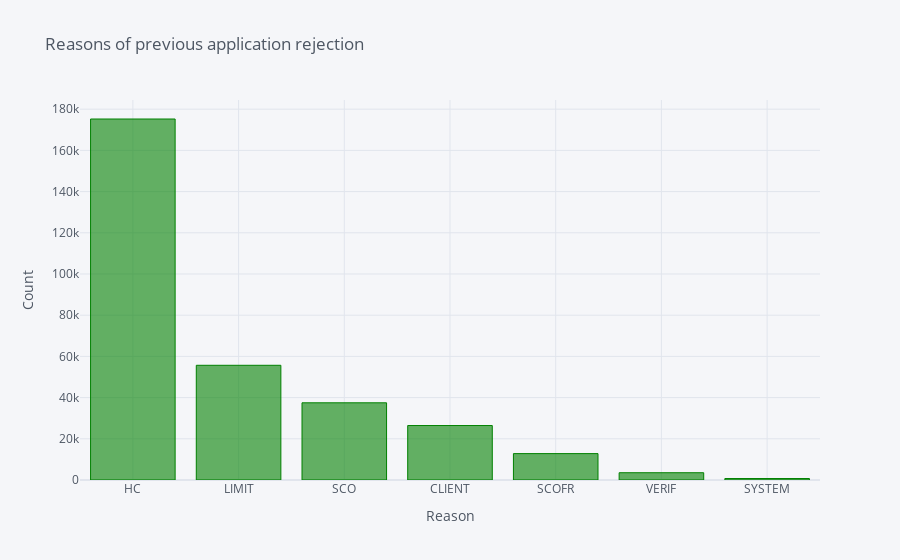

The code cell stored with this chart in its notebook:
### Code cell
# Reasons of previous application rejection
temp = application_data_prev["CODE_REJECT_REASON"].value_counts()
temp.iplot(kind='bar', xTitle = 'Reason', yTitle = "Count", title = 'Reasons of previous application rejection', colors=['Green'])

### Figure 1 — Plotly figure (JSON) as saved in the notebook; plotly's stock layout.template omitted (floating-point values rounded to 4 significant figures)
{"data": [{"marker": {"color": "rgba(0, 128, 0, 0.6)", "line": {"color": "rgba(0, 128, 0, 1.0)", "width": 1}}, "name": "CODE_REJECT_REASON", "orientation": "v", "text": "", "type": "bar", "x": ["HC", "LIMIT", "SCO", "CLIENT", "SCOFR", "VERIF", "SYSTEM"], "y": [175231, 55680, 37467, 26436, 12811, 3535, 717]}], "layout": {"legend": {"bgcolor": "#F5F6F9", "font": {"color": "#4D5663"}}, "paper_bgcolor": "#F5F6F9", "plot_bgcolor": "#F5F6F9", "title": {"font": {"color": "#4D5663"}, "text": "Reasons of previous application rejection"}, "xaxis": {"gridcolor": "#E1E5ED", "showgrid": true, "tickfont": {"color": "#4D5663"}, "title": {"font": {"color": "#4D5663"}, "text": "Reason"}, "zerolinecolor": "#E1E5ED"}, "yaxis": {"gridcolor": "#E1E5ED", "showgrid": true, "tickfont": {"color": "#4D5663"}, "title": {"font": {"color": "#4D5663"}, "text": "Count"}, "zerolinecolor": "#E1E5ED"}}}
